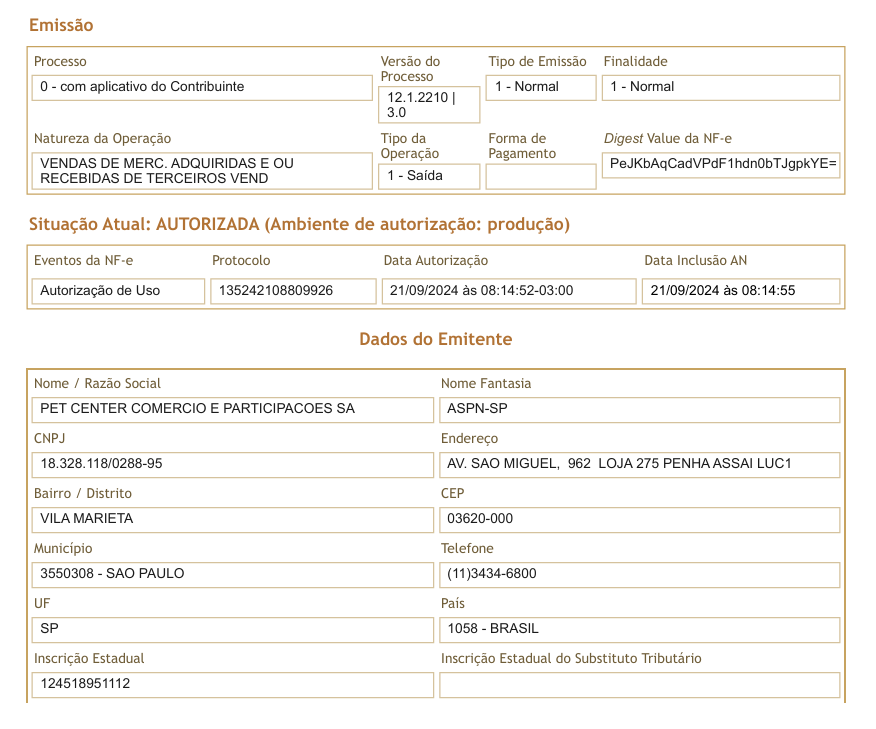
#> input picture NF-e-Petz.png, 876 x 729 px
$ python -i preprocess_image.py   (imports and definitions only)
#> lines starting #> are read from the running program, lines starting #| are printed output that depends on the picture
#> further down, picture is the input picture: shape (729, 876, 3); mean B, G, R 243.6, 246.3, 247.8
import cv2
import numpy as np


def deskew(image: cv2.typing.MatLike) -> cv2.typing.MatLike:
    gray = cv2.cvtColor(image, cv2.COLOR_BGR2GRAY)
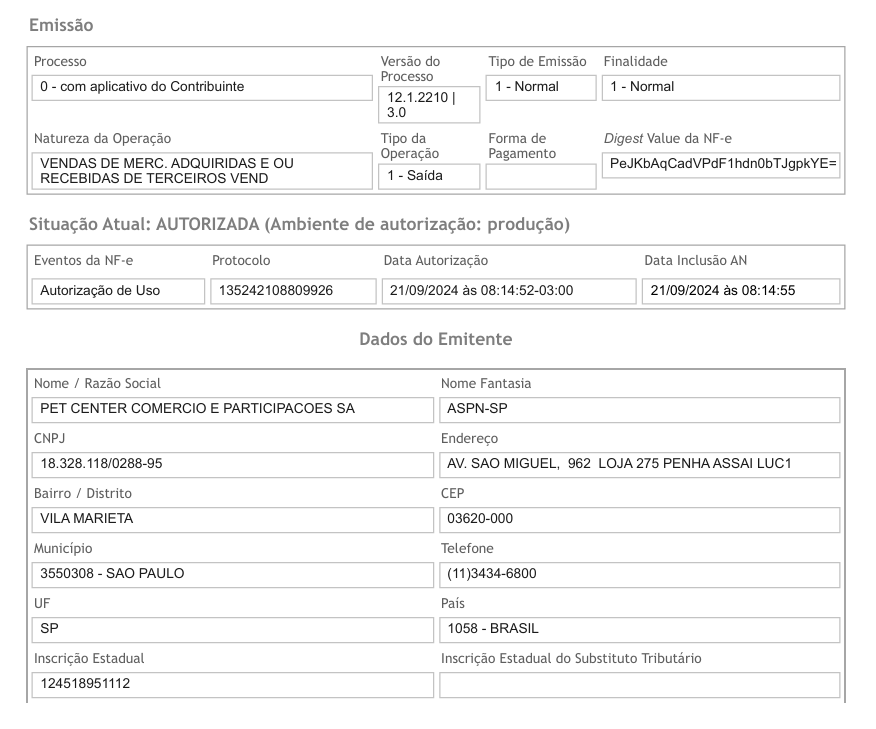
#> gray: shape (729, 876); min 0, max 255, mean 246.4
    gray = cv2.bitwise_not(gray)
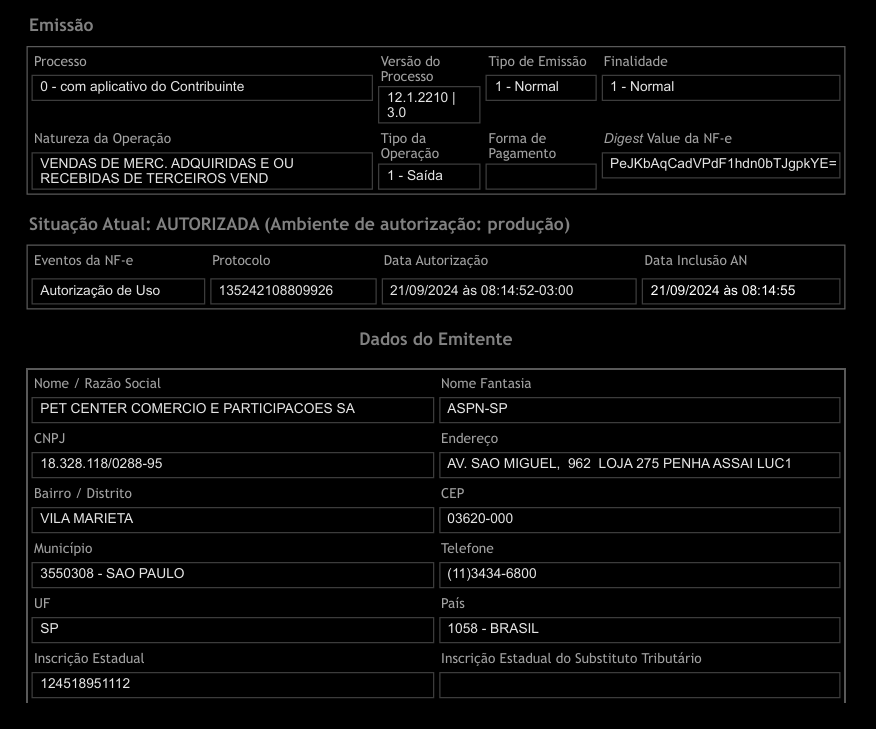
#> gray: shape (729, 876); min 0, max 255, mean 8.6
    coords = np.column_stack(np.where(gray > 0))
#> coords = 77922 pairs, first value 18 to 702, second value 26 to 845
    angle = cv2.minAreaRect(coords)[-1]
#> angle = -90

    if angle < -45:
        angle = -(90 + angle)
#> angle = 0
    else:
        angle = -angle

    (h, w) = image.shape[:2]
#> h = 729; w = 876
    center = (w // 2, h // 2)
#> center = (438, 364)
    M = cv2.getRotationMatrix2D(center, angle, 1.0)
#> M = [[1, 0, 0], [0, 1, 0]]
    rotated = cv2.warpAffine(
        image, M, (w, h), flags=cv2.INTER_CUBIC, borderMode=cv2.BORDER_REPLICATE
    )

    return rotated


def preprocess_image(image_path: str) -> cv2.typing.MatLike:

    # Step by step image preprocessor:
    # 1. Load the image
    # 2. Resize the image
    # 3. Apply Denoising
    # 4. ApplyThresholding

    img = cv2.imread(image_path, cv2.IMREAD_GRAYSCALE)
    deskewed_img = img  # deskew(img)
    resized_img = cv2.resize(
        deskewed_img, None, fx=1.5, fy=1.5, interpolation=cv2.INTER_CUBIC
    )
    denoised_img = cv2.fastNlMeansDenoising(resized_img, None, 30, 7, 21)
    _, thresholded_img = cv2.threshold(
        denoised_img, 0, 255, cv2.THRESH_BINARY + cv2.THRESH_OTSU
    )
    return thresholded_img

>>> import cv2
>>> picture = cv2.imread('../../../NF-e-Petz.png')
>>> result = deskew(picture)

$ run again, on invoice.png
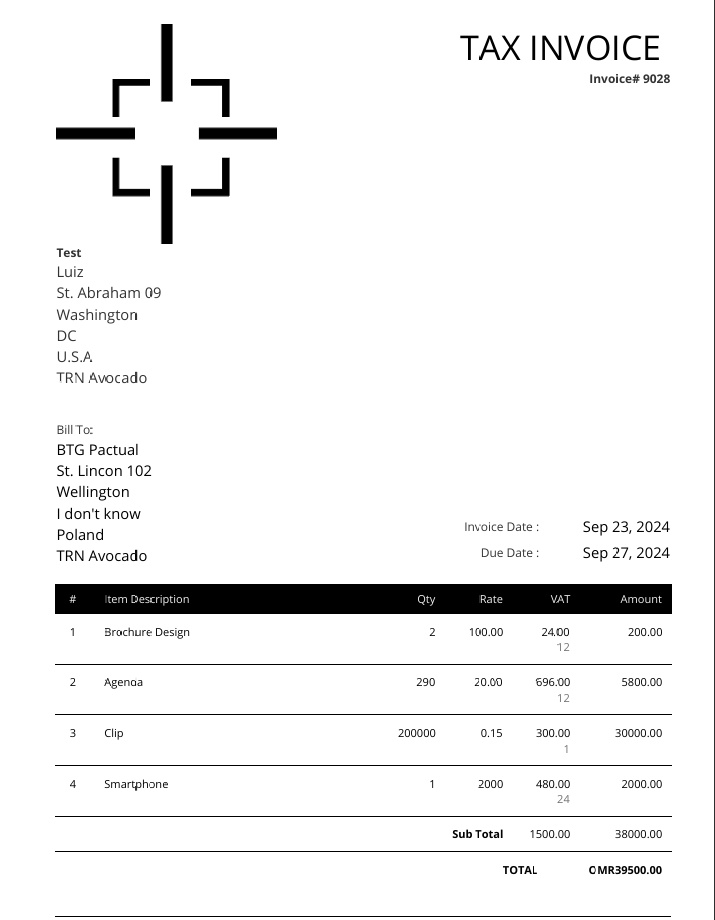
#> input picture invoice.png, 715 x 920 px
#> picture is the input picture: shape (920, 715, 3); min 0, max 255, mean 241.4
#> in deskew, `gray = cv2.bitwise_not(gray)`:
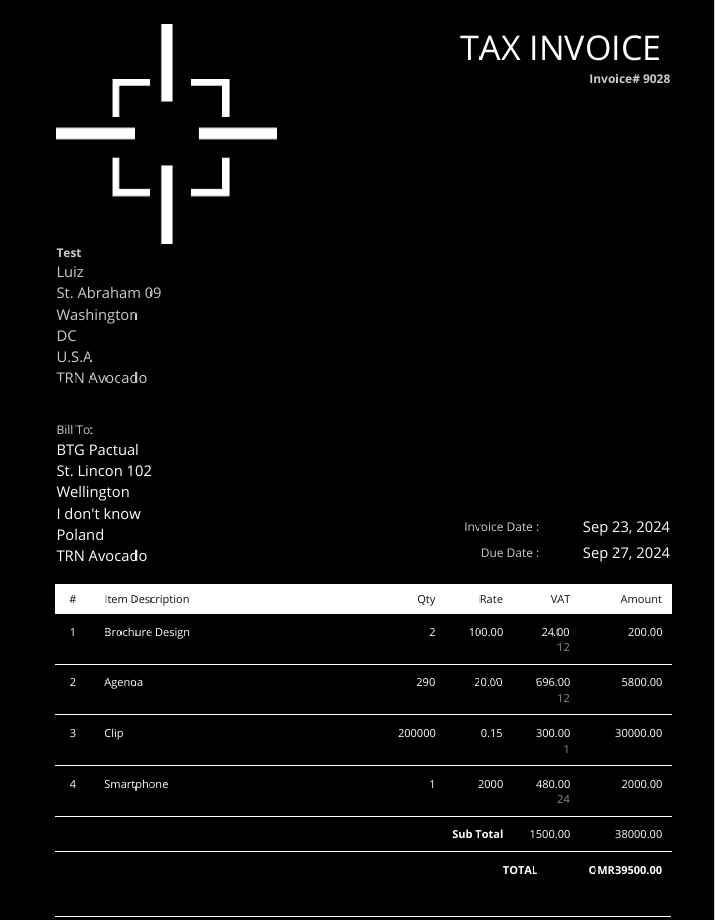
#> gray: shape (920, 715); min 0, max 255, mean 13.6
#> coords = 43538 pairs, first value 0 to 919, second value 55 to 714
#> in deskew, `angle = cv2.minAreaRect(coords)[-1]`: angle = -90
#> in deskew, `angle = -(90 + angle)`: angle = 0
#> M = [[1, 0, 0], [0, 1, 0]]

$ run again, on positions.png
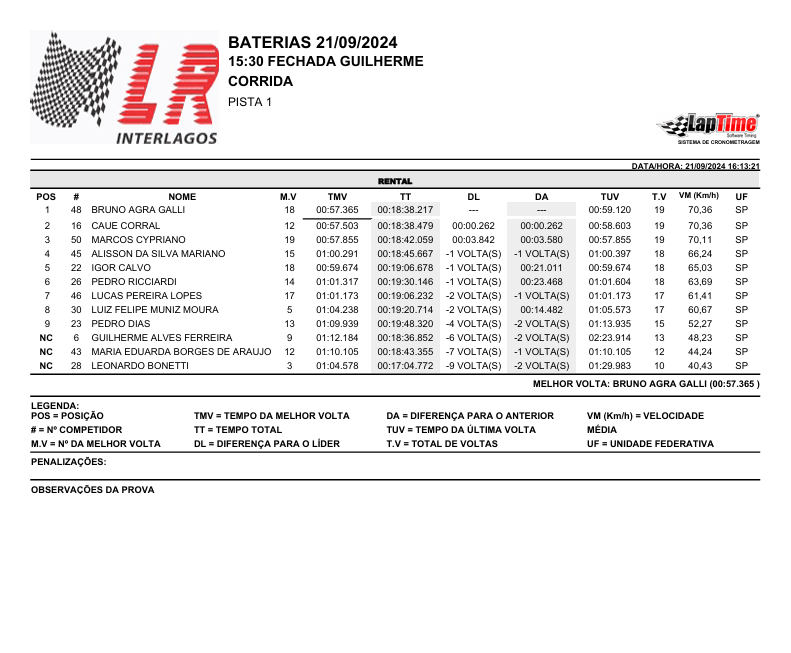
#> input picture positions.png, 791 x 653 px
#> picture is the input picture: shape (653, 791, 3); mean B, G, R 237.6, 237.5, 238.9
#> in deskew, `gray = cv2.bitwise_not(gray)`:
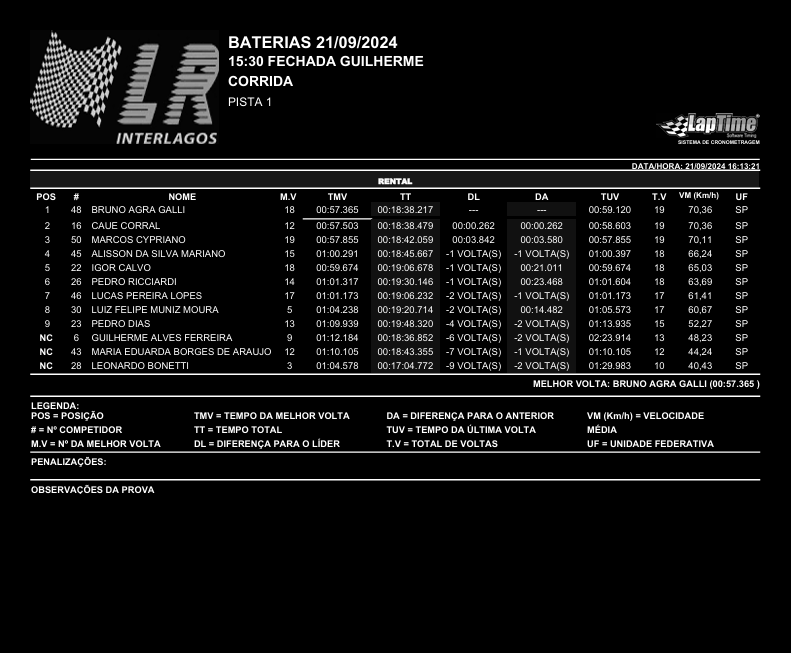
#> gray: shape (653, 791); min 0, max 255, mean 17.1
#> coords = 100503 pairs, first value 30 to 493, second value 30 to 760
#> in deskew, `angle = cv2.minAreaRect(coords)[-1]`: angle = -90
#> in deskew, `angle = -(90 + angle)`: angle = 0
#> M = [[1, 0, 0], [0, 1, 0]]
